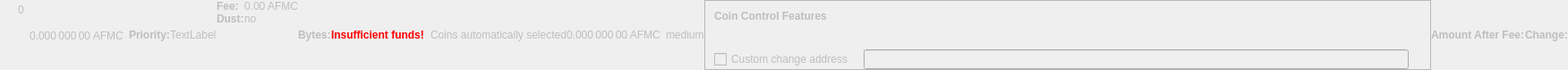
    <widget class="QWidget" name="dummyHideWidget" native="true">
     <property name="enabled">
      <bool>false</bool>
     </property>
     <property name="maximumSize">
      <size>
       <width>100</width>
       <height>22</height>
      </size>
     </property>
     <layout class="QHBoxLayout" name="dummyHideLayout">
      <property name="spacing">
       <number>0</number>
      </property>
      <property name="margin">
       <number>0</number>
      </property>
      <item>
       <layout class="QFormLayout" name="formLayoutCoinControl1">
        <property name="horizontalSpacing">
         <number>10</number>
        </property>
        <property name="verticalSpacing">
         <number>14</number>
        </property>
        <property name="leftMargin">
         <number>10</number>
        </property>
        <property name="topMargin">
         <number>4</number>
        </property>
        <property name="rightMargin">
         <number>6</number>
        </property>
        <item row="0" column="1">
         <widget class="QLabel" name="labelCoinControlBytes">
          <property name="cursor">
           <cursorShape>IBeamCursor</cursorShape>
          </property>
          <property name="contextMenuPolicy">
           <enum>Qt::ActionsContextMenu</enum>
          </property>
          <property name="text">
           <string notr="true">0</string>
          </property>
          <property name="textInteractionFlags">
           <set>Qt::LinksAccessibleByMouse|Qt::TextSelectableByKeyboard|Qt::TextSelectableByMouse</set>
          </property>
         </widget>
        </item>
       </layout>
      </item>
      <item>
       <widget class="QLabel" name="labelCoinControlAfterFee">
        <property name="enabled">
         <bool>false</bool>
        </property>
        <property name="sizePolicy">
         <sizepolicy hsizetype="Fixed" vsizetype="Fixed">
          <horstretch>0</horstretch>
          <verstretch>0</verstretch>
         </sizepolicy>
        </property>
        <property name="minimumSize">
         <size>
          <width>111</width>
          <height>12</height>
         </size>
        </property>
        <property name="maximumSize">
         <size>
          <width>111</width>
          <height>12</height>
         </size>
        </property>
        <property name="cursor">
         <cursorShape>IBeamCursor</cursorShape>
        </property>
        <property name="contextMenuPolicy">
         <enum>Qt::ActionsContextMenu</enum>
        </property>
        <property name="text">
         <string notr="true">0.000 000 00 AFMC</string>
        </property>
        <property name="textInteractionFlags">
         <set>Qt::LinksAccessibleByMouse|Qt::TextSelectableByKeyboard|Qt::TextSelectableByMouse</set>
        </property>
       </widget>
      </item>
      <item>
       <widget class="QLabel" name="labelCoinControlPriorityText">
        <property name="enabled">
         <bool>false</bool>
        </property>
        <property name="font">
         <font>
          <weight>75</weight>
          <bold>true</bold>
         </font>
        </property>
        <property name="text">
         <string>Priority:</string>
        </property>
       </widget>
      </item>
      <item>
       <layout class="QHBoxLayout" name="horizontalLayout">
        <item>
         <widget class="QLabel" name="WarningLabel">
          <property name="text">
           <string>TextLabel</string>
          </property>
         </widget>
        </item>
       </layout>
      </item>
      <item>
       <layout class="QFormLayout" name="formLayoutCoinControl3">
        <property name="horizontalSpacing">
         <number>0</number>
        </property>
        <property name="verticalSpacing">
         <number>0</number>
        </property>
        <property name="leftMargin">
         <number>0</number>
        </property>
        <property name="topMargin">
         <number>0</number>
        </property>
        <property name="rightMargin">
         <number>0</number>
        </property>
        <item row="0" column="0">
         <widget class="QLabel" name="labelCoinControlFeeText">
          <property name="enabled">
           <bool>false</bool>
          </property>
          <property name="font">
           <font>
            <weight>75</weight>
            <bold>true</bold>
           </font>
          </property>
          <property name="text">
           <string>Fee:</string>
          </property>
          <property name="margin">
           <number>0</number>
          </property>
         </widget>
        </item>
        <item row="0" column="1">
         <widget class="QLabel" name="labelCoinControlFee">
          <property name="enabled">
           <bool>false</bool>
          </property>
          <property name="cursor">
           <cursorShape>IBeamCursor</cursorShape>
          </property>
          <property name="contextMenuPolicy">
           <enum>Qt::ActionsContextMenu</enum>
          </property>
          <property name="text">
           <string notr="true">0.00 AFMC</string>
          </property>
          <property name="textInteractionFlags">
           <set>Qt::LinksAccessibleByMouse|Qt::TextSelectableByKeyboard|Qt::TextSelectableByMouse</set>
          </property>
         </widget>
        </item>
        <item row="1" column="0">
         <widget class="QLabel" name="labelCoinControlLowOutputText">
          <property name="enabled">
           <bool>false</bool>
          </property>
          <property name="font">
           <font>
            <weight>75</weight>
            <bold>true</bold>
           </font>
          </property>
          <property name="text">
           <string>Dust:</string>
          </property>
         </widget>
        </item>
        <item row="1" column="1">
         <widget class="QLabel" name="labelCoinControlLowOutput">
          <property name="enabled">
           <bool>false</bool>
          </property>
          <property name="cursor">
           <cursorShape>IBeamCursor</cursorShape>
          </property>
          <property name="contextMenuPolicy">
           <enum>Qt::ActionsContextMenu</enum>
          </property>
          <property name="text">
           <string>no</string>
          </property>
          <property name="textInteractionFlags">
           <set>Qt::LinksAccessibleByMouse|Qt::TextSelectableByKeyboard|Qt::TextSelectableByMouse</set>
          </property>
         </widget>
        </item>
       </layout>
      </item>
      <item>
       <widget class="QLabel" name="labelCoinControlBytesText">
        <property name="enabled">
         <bool>false</bool>
        </property>
        <property name="font">
         <font>
          <weight>75</weight>
          <bold>true</bold>
         </font>
        </property>
        <property name="text">
         <string>Bytes:</string>
        </property>
       </widget>
      </item>
      <item>
       <layout class="QFormLayout" name="formLayoutCoinControl2">
        <property name="horizontalSpacing">
         <number>0</number>
        </property>
        <property name="verticalSpacing">
         <number>0</number>
        </property>
        <property name="leftMargin">
         <number>0</number>
        </property>
        <property name="topMargin">
         <number>0</number>
        </property>
        <property name="rightMargin">
         <number>0</number>
        </property>
       </layout>
      </item>
      <item>
       <layout class="QHBoxLayout" name="horizontalLayoutCoinControl2">
        <property name="spacing">
         <number>0</number>
        </property>
        <property name="bottomMargin">
         <number>0</number>
        </property>
       </layout>
      </item>
      <item>
       <widget class="QLabel" name="labelCoinControlInsuffFunds">
        <property name="enabled">
         <bool>false</bool>
        </property>
        <property name="minimumSize">
         <size>
          <width>0</width>
          <height>0</height>
         </size>
        </property>
        <property name="font">
         <font>
          <weight>75</weight>
          <bold>true</bold>
         </font>
        </property>
        <property name="styleSheet">
         <string notr="true">color:red;font-weight:bold;</string>
        </property>
        <property name="text">
         <string>Insufficient funds!</string>
        </property>
        <property name="margin">
         <number>5</number>
        </property>
       </widget>
      </item>
      <item>
       <layout class="QFormLayout" name="formLayoutCoinControl4">
        <property name="horizontalSpacing">
         <number>0</number>
        </property>
        <property name="verticalSpacing">
         <number>0</number>
        </property>
        <property name="leftMargin">
         <number>0</number>
        </property>
        <property name="topMargin">
         <number>0</number>
        </property>
        <property name="rightMargin">
         <number>0</number>
        </property>
       </layout>
      </item>
      <item>
       <widget class="QLabel" name="labelCoinControlChangeLabel">
        <property name="enabled">
         <bool>false</bool>
        </property>
        <property name="sizePolicy">
         <sizepolicy hsizetype="Preferred" vsizetype="Expanding">
          <horstretch>0</horstretch>
          <verstretch>0</verstretch>
         </sizepolicy>
        </property>
        <property name="minimumSize">
         <size>
          <width>0</width>
          <height>0</height>
         </size>
        </property>
        <property name="text">
         <string/>
        </property>
        <property name="margin">
         <number>3</number>
        </property>
       </widget>
      </item>
      <item>
       <widget class="QLabel" name="labelCoinControlAutomaticallySelected">
        <property name="enabled">
         <bool>false</bool>
        </property>
        <property name="sizePolicy">
         <sizepolicy hsizetype="Fixed" vsizetype="Fixed">
          <horstretch>0</horstretch>
          <verstretch>0</verstretch>
         </sizepolicy>
        </property>
        <property name="minimumSize">
         <size>
          <width>0</width>
          <height>0</height>
         </size>
        </property>
        <property name="maximumSize">
         <size>
          <width>240</width>
          <height>16777215</height>
         </size>
        </property>
        <property name="text">
         <string>Coins automatically selected</string>
        </property>
        <property name="margin">
         <number>5</number>
        </property>
       </widget>
      </item>
      <item>
       <widget class="QLabel" name="labelCoinControlChange">
        <property name="enabled">
         <bool>false</bool>
        </property>
        <property name="sizePolicy">
         <sizepolicy hsizetype="Fixed" vsizetype="Fixed">
          <horstretch>0</horstretch>
          <verstretch>0</verstretch>
         </sizepolicy>
        </property>
        <property name="minimumSize">
         <size>
          <width>111</width>
          <height>0</height>
         </size>
        </property>
        <property name="maximumSize">
         <size>
          <width>111</width>
          <height>16777215</height>
         </size>
        </property>
        <property name="cursor">
         <cursorShape>IBeamCursor</cursorShape>
        </property>
        <property name="contextMenuPolicy">
         <enum>Qt::ActionsContextMenu</enum>
        </property>
        <property name="text">
         <string notr="true">0.000 000 00 AFMC</string>
        </property>
        <property name="textInteractionFlags">
         <set>Qt::LinksAccessibleByMouse|Qt::TextSelectableByKeyboard|Qt::TextSelectableByMouse</set>
        </property>
       </widget>
      </item>
      <item>
       <widget class="QLabel" name="labelCoinControlPriority">
        <property name="enabled">
         <bool>false</bool>
        </property>
        <property name="cursor">
         <cursorShape>IBeamCursor</cursorShape>
        </property>
        <property name="contextMenuPolicy">
         <enum>Qt::ActionsContextMenu</enum>
        </property>
        <property name="text">
         <string>medium</string>
        </property>
        <property name="textInteractionFlags">
         <set>Qt::LinksAccessibleByMouse|Qt::TextSelectableByKeyboard|Qt::TextSelectableByMouse</set>
        </property>
       </widget>
      </item>
      <item>
       <widget class="QFrame" name="frameCoinControl">
        <property name="sizePolicy">
         <sizepolicy hsizetype="Expanding" vsizetype="Expanding">
          <horstretch>0</horstretch>
          <verstretch>0</verstretch>
         </sizepolicy>
        </property>
        <property name="maximumSize">
         <size>
          <width>16777215</width>
          <height>16777215</height>
         </size>
        </property>
        <property name="frameShape">
         <enum>QFrame::StyledPanel</enum>
        </property>
        <property name="frameShadow">
         <enum>QFrame::Sunken</enum>
        </property>
        <layout class="QVBoxLayout" name="verticalLayoutCoinControl2_2">
         <property name="spacing">
          <number>0</number>
         </property>
         <property name="margin">
          <number>0</number>
         </property>
         <item>
          <layout class="QVBoxLayout" name="verticalLayoutCoinControl" stretch="0,0,0,1">
           <property name="spacing">
            <number>0</number>
           </property>
           <property name="leftMargin">
            <number>10</number>
           </property>
           <property name="topMargin">
            <number>10</number>
           </property>
           <item>
            <layout class="QHBoxLayout" name="horizontalLayoutCoinControl1">
             <property name="bottomMargin">
              <number>15</number>
             </property>
             <item>
              <widget class="QLabel" name="labelCoinControlFeatures">
               <property name="enabled">
                <bool>false</bool>
               </property>
               <property name="sizePolicy">
                <sizepolicy hsizetype="Preferred" vsizetype="Maximum">
                 <horstretch>0</horstretch>
                 <verstretch>0</verstretch>
                </sizepolicy>
               </property>
               <property name="font">
                <font>
                 <weight>75</weight>
                 <bold>true</bold>
                </font>
               </property>
               <property name="styleSheet">
                <string notr="true">font-weight:bold;</string>
               </property>
               <property name="text">
                <string>Coin Control Features</string>
               </property>
              </widget>
             </item>
            </layout>
           </item>
           <item>
            <widget class="QWidget" name="widgetCoinControl" native="true">
             <property name="sizePolicy">
              <sizepolicy hsizetype="Preferred" vsizetype="Preferred">
               <horstretch>0</horstretch>
               <verstretch>0</verstretch>
              </sizepolicy>
             </property>
             <property name="minimumSize">
              <size>
               <width>0</width>
               <height>0</height>
              </size>
             </property>
             <property name="styleSheet">
              <string notr="true"/>
             </property>
             <layout class="QHBoxLayout" name="horizontalLayoutCoinControl5_2">
              <property name="margin">
               <number>0</number>
              </property>
              <item>
               <layout class="QHBoxLayout" name="horizontalLayoutCoinControl3">
                <property name="spacing">
                 <number>20</number>
                </property>
                <property name="topMargin">
                 <number>0</number>
                </property>
                <property name="bottomMargin">
                 <number>10</number>
                </property>
               </layout>
              </item>
             </layout>
            </widget>
           </item>
           <item>
            <layout class="QHBoxLayout" name="horizontalLayoutCoinControl4" stretch="0,0,0">
             <property name="spacing">
              <number>12</number>
             </property>
             <property name="sizeConstraint">
              <enum>QLayout::SetDefaultConstraint</enum>
             </property>
             <property name="topMargin">
              <number>5</number>
             </property>
             <property name="rightMargin">
              <number>5</number>
             </property>
             <item>
              <widget class="QCheckBox" name="checkBoxCoinControlChange">
               <property name="enabled">
                <bool>false</bool>
               </property>
               <property name="toolTip">
                <string>If this is activated, but the change address is empty or invalid, change will be sent to a newly generated address.</string>
               </property>
               <property name="text">
                <string>Custom change address</string>
               </property>
              </widget>
             </item>
             <item>
              <widget class="QValidatedLineEdit" name="lineEditCoinControlChange">
               <property name="enabled">
                <bool>false</bool>
               </property>
               <property name="sizePolicy">
                <sizepolicy hsizetype="Expanding" vsizetype="Fixed">
                 <horstretch>0</horstretch>
                 <verstretch>0</verstretch>
                </sizepolicy>
               </property>
              </widget>
             </item>
             <item>
              <widget class="QLabel" name="labelCoinControlChangeLabel_2">
               <property name="sizePolicy">
                <sizepolicy hsizetype="Preferred" vsizetype="Expanding">
                 <horstretch>0</horstretch>
                 <verstretch>0</verstretch>
                </sizepolicy>
               </property>
               <property name="minimumSize">
                <size>
                 <width>0</width>
                 <height>0</height>
                </size>
               </property>
               <property name="text">
                <string/>
               </property>
               <property name="margin">
                <number>3</number>
               </property>
              </widget>
             </item>
            </layout>
           </item>
           <item>
            <spacer name="verticalSpacerCoinControl">
             <property name="orientation">
              <enum>Qt::Vertical</enum>
             </property>
             <property name="sizeHint" stdset="0">
              <size>
               <width>800</width>
               <height>1</height>
              </size>
             </property>
            </spacer>
           </item>
          </layout>
         </item>
        </layout>
       </widget>
      </item>
      <item>
       <widget class="QLabel" name="labelCoinControlAfterFeeText">
        <property name="enabled">
         <bool>false</bool>
        </property>
        <property name="minimumSize">
         <size>
          <width>0</width>
          <height>0</height>
         </size>
        </property>
        <property name="maximumSize">
         <size>
          <width>16777215</width>
          <height>16777215</height>
         </size>
        </property>
        <property name="font">
         <font>
          <weight>75</weight>
          <bold>true</bold>
         </font>
        </property>
        <property name="text">
         <string>Amount After Fee:</string>
        </property>
        <property name="alignment">
         <set>Qt::AlignLeading|Qt::AlignLeft|Qt::AlignVCenter</set>
        </property>
        <property name="margin">
         <number>0</number>
        </property>
       </widget>
      </item>
      <item>
       <widget class="QLabel" name="labelCoinControlChangeText">
        <property name="enabled">
         <bool>false</bool>
        </property>
        <property name="sizePolicy">
         <sizepolicy hsizetype="Preferred" vsizetype="Preferred">
          <horstretch>0</horstretch>
          <verstretch>0</verstretch>
         </sizepolicy>
        </property>
        <property name="minimumSize">
         <size>
          <width>0</width>
          <height>0</height>
         </size>
        </property>
        <property name="maximumSize">
         <size>
          <width>16777215</width>
          <height>16777215</height>
         </size>
        </property>
        <property name="font">
         <font>
          <weight>75</weight>
          <bold>true</bold>
         </font>
        </property>
        <property name="text">
         <string>Change:</string>
        </property>
        <property name="alignment">
         <set>Qt::AlignLeading|Qt::AlignLeft|Qt::AlignVCenter</set>
        </property>
       </widget>
      </item>
     </layout>
    </widget>
